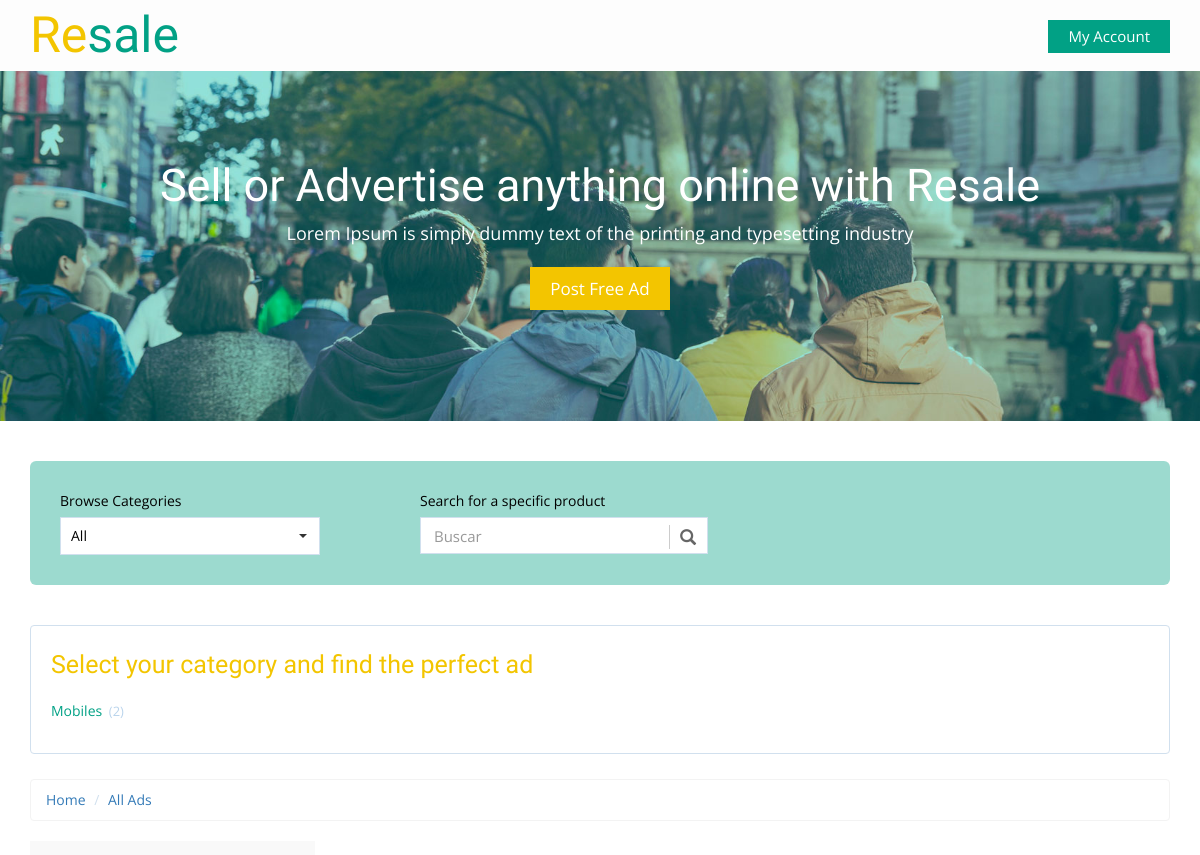
Before: /products/ (upper part) with the older database file.
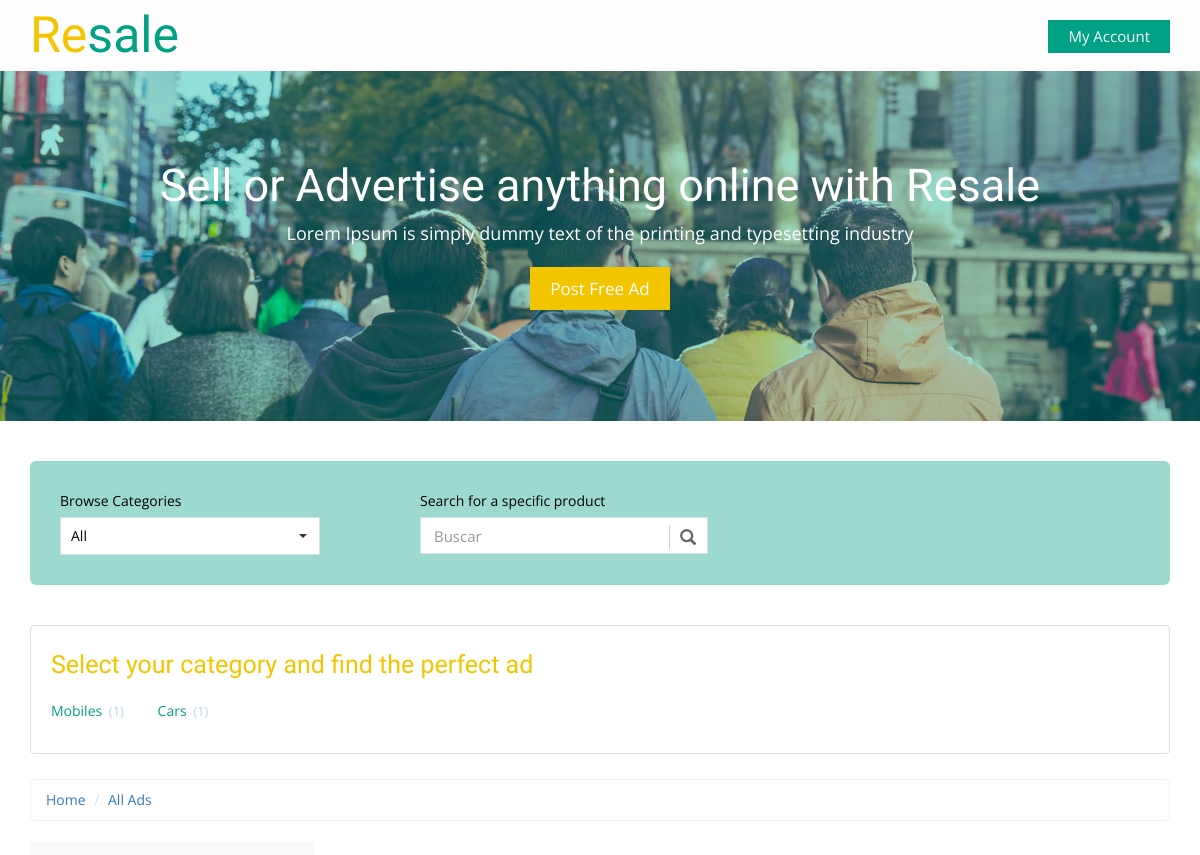
After: the same page with the newer database file.
### product/models.py (models this page shows, shortened)
class Category(models.Model): # for product category
    category_name = models.CharField(max_length=50)
    image = models.ImageField(upload_to='category/', blank=True, null=True)
    slug = models.SlugField(blank=True, null=True)
    class Meta:
        verbose_name = 'category'
        verbose_name_plural = 'categories'
    def __str__(self):
        return self.category_name

### product/views.py (the view, shortened to what this page needs)
# urls.py: path('products/', views.productlist, name='product_list'),
def productlist(request, category_slug=None):
    category = None
    productlist = Product.objects.all()
    categorylist = Category.objects.annotate(total_products=Count('product')) # count
    if category_slug:
        category = get_object_or_404(Category, slug=category_slug)
        productlist = productlist.filter(category=category)
    search_query = request.GET.get('q')
    paginator = Paginator(productlist, 5) # Show 5 product per page
    page = request.GET.get('page')
    productlist = paginator.get_page(page)
    context = {'product_list': productlist, 'category_list':categorylist, 'category':category}
    return render(request, 'product/product_list.html', context)

### product/models.py (called while the page is built)
    def __str__(self):
        return self.brand_name

### product/templates/product/product_list.html (shortened to what this page needs)
{% extends 'base.html' %}
{% block body %}
<div class="total-ads main-grid-border">
		<div class="container">
			<div class="select-box">
				<div class="browse-category ads-list">
					<label>Browse Categories</label>
					<select class="selectpicker show-tick" data-live-search="true">
					  <option data-tokens="Mobiles">All</option>
					</select>
				</div>
				<div class="search-product ads-list">
					<label>Search for a specific product</label>
					<div class="search">
						<div id="custom-search-input">
						<div class="input-group">
							<input type="text" class="form-control input-lg" placeholder="Buscar" />
							<span class="input-group-btn">
								<button class="btn btn-info btn-lg" type="button">
									<i class="glyphicon glyphicon-search"></i>
								</button>
							</span>
						</div>
					</div>
					</div>
				</div>
			</div>
			<div class="all-categories">
				<h3> Select your category and find the perfect ad</h3>
				<ul class="all-cat-list">
					{% for cl in category_list %}
						<li><a href="{% url 'product_list_category' cl.slug %}">{{ cl }} <span class="num-of-ads">({{ cl.total_products }})</span></a></li>
					{% endfor %}
				</ul>
			</div>
			<ol class="breadcrumb" style="margin-bottom: 5px;">
			  <li><a href="/">Home</a></li>
			  <li class="active"><a  href="{% url 'product_list' %}">All Ads</a></li>
			</ol>
			<div class="ads-grid">
				<div class="side-bar col-md-3">
				</div>
				<div class="ads-display col-md-9">
					<div class="wrapper">
				</div>
				</div>
			</div>
		</div>
</div>
{% endblock body %}

Changed rows visible on the page:
changed Category "Mobiles": total_products "2" → "1"
added Category: category_name "Cars", total_products "1"
